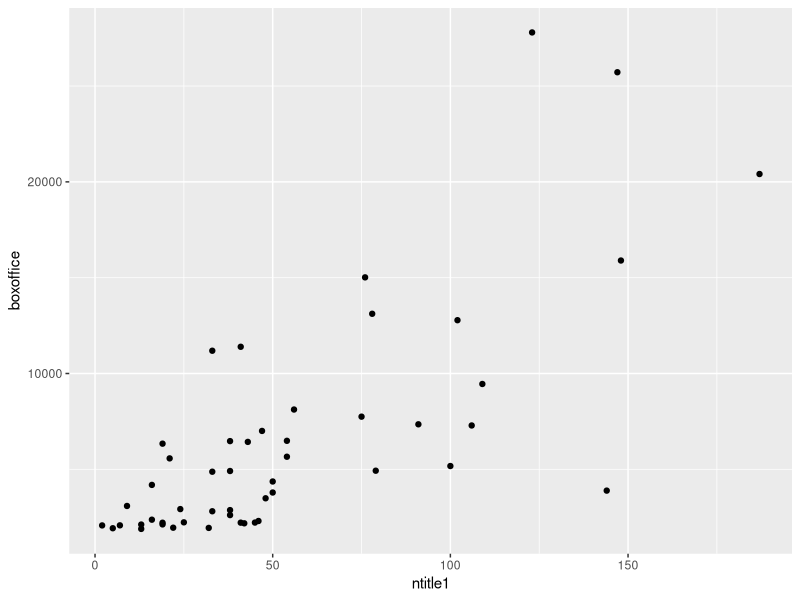
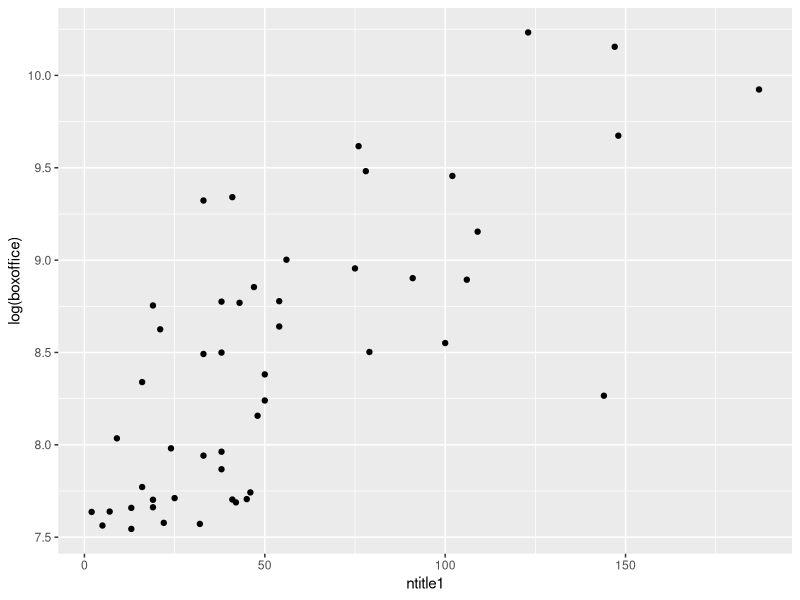

Reproduce these figures in R, in order.
## ---- chunk 1
movies <- read.csv("movie data/2015/processed movie data.csv")
movies
## ---- chunk 2
cor(movies[,c(2,5,6,7,8,9,10,11,12)])
## ---- chunk 3
library(ggplot2)
qplot(ntitle1, boxoffice, data = movies)
## ---- chunk 4
qplot(ntitle1, log(boxoffice), data = movies)
## ---- chunk 5
cor(movies[,c(2, 5, 8, 11, 12)], movies$ntitle2/movies$ntitle1) 
cor(movies[,c(2, 5, 8, 11, 12)], movies$popularity2/movies$popularity1)
